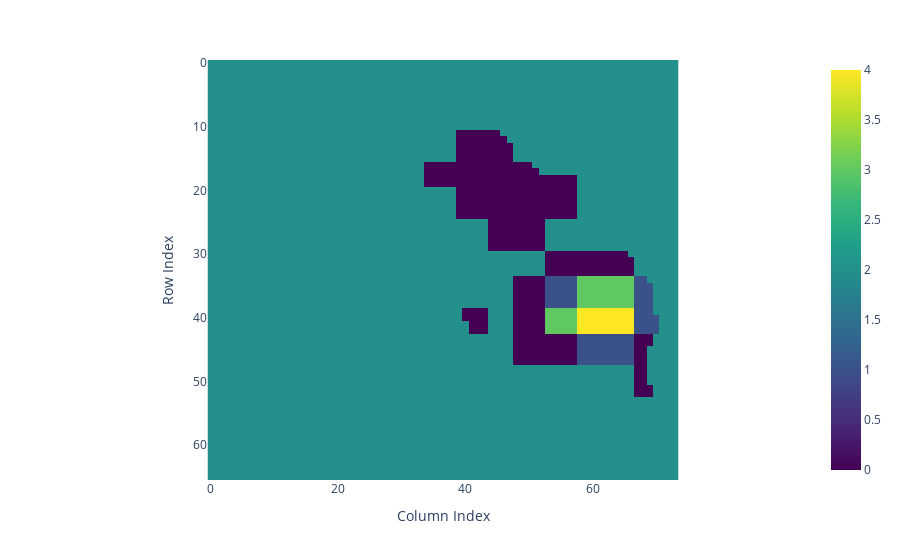

Notebook cell for this chart:
### Markdown cell above
Change in Economic Activity

### Code cell
if menu['raster_processing']:  
    linfit_path = os.path.join(output_folder, city + '_linfit.tiff')
    with rasterio.open(linfit_path) as src:
        linfit_data = src.read(1)
        linfit_data = np.nan_to_num(linfit_data, nan=0) 
        transform = src.transform
    linfit_cluster_labels = create_raster_clusters(linfit_data, n_clusters=5)
    plot_cluster_labels_plotly(linfit_cluster_labels)
    if cluster_labels is not None:
        print("Cluster labels shape:", linfit_cluster_labels.shape)
        linfit_cluster_gdf = get_cluster_boundaries(linfit_cluster_labels, transform)
        linfit_cluster = describe_cluster_location(linfit_cluster_gdf, aoi_file)
        linfit_cluster
    find_highest_lowest_pixel_value(linfit_data)

### Figure 1 — Plotly figure (JSON) as saved in the notebook; plotly's stock layout.template omitted (floating-point values rounded to 4 significant figures; data arrays with more than 128 entries replaced by an {"elided": "..."} marker saying what was removed)
{"data": [{"coloraxis": "coloraxis", "hovertemplate": "x: %{x}<br>y: %{y}<br>color: %{z}<extra></extra>", "name": "0", "type": "heatmap", "xaxis": "x", "yaxis": "y", "z": {"elided": "66x74 int values"}}], "layout": {"coloraxis": {"colorscale": [[0, "#440154"], [0.1111, "#482878"], [0.2222, "#3e4989"], [0.3333, "#31688e"], [0.4444, "#26828e"], [0.5556, "#1f9e89"], [0.6667, "#35b779"], [0.7778, "#6ece58"], [0.8889, "#b5de2b"], [1, "#fde725"]]}, "margin": {"t": 60}, "xaxis": {"anchor": "y", "constrain": "domain", "domain": [0, 1], "scaleanchor": "y", "title": {"text": "Column Index"}}, "yaxis": {"anchor": "x", "autorange": "reversed", "constrain": "domain", "domain": [0, 1], "title": {"text": "Row Index"}}}}
